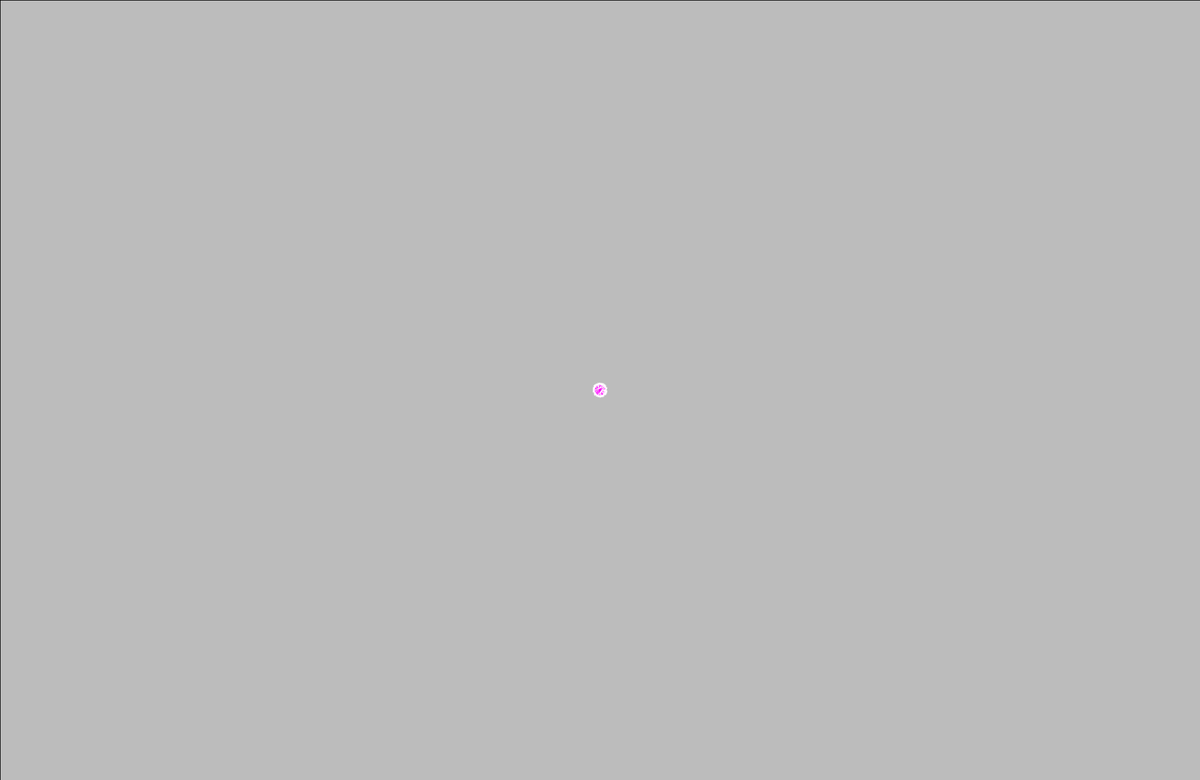
Frame 1 (no input)
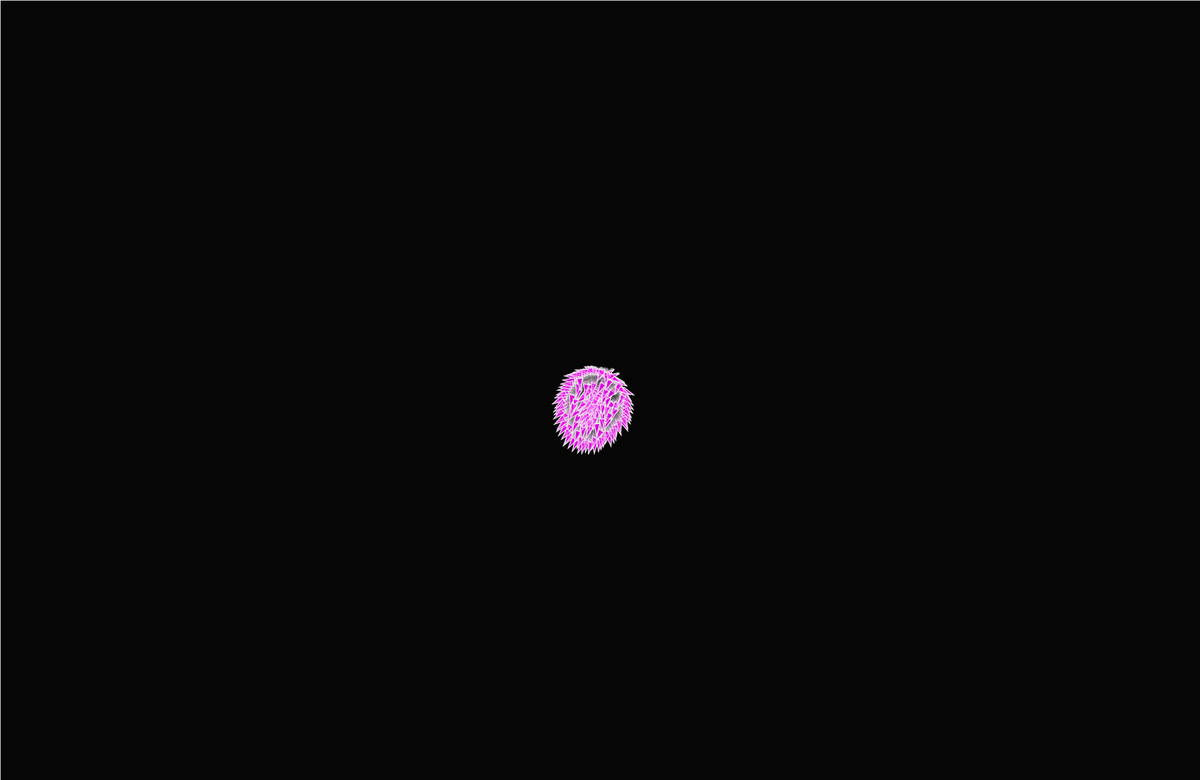
Frame 60 (the mouse pressed at the canvas centre just before this capture)
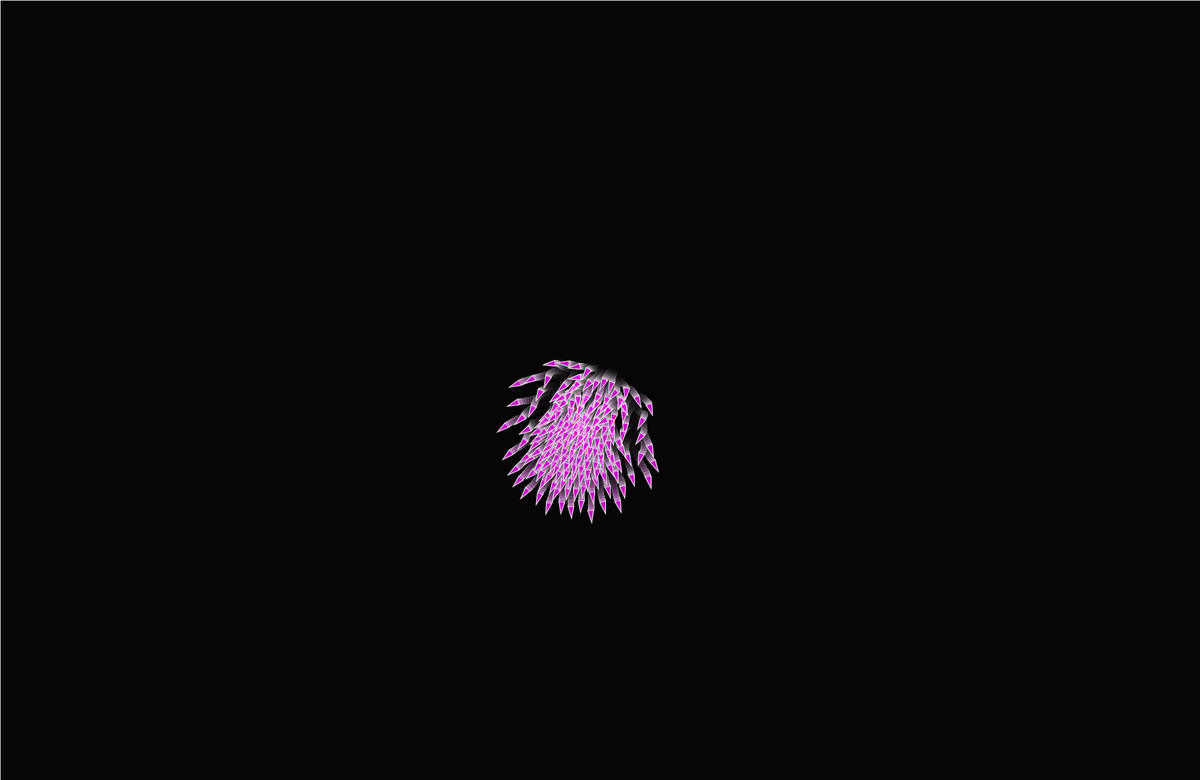
Frame 120 (the mouse held since frame 60 and released just before this capture)

The Processing sketch that drew these frames (run headless with seeded random() and noise(); from frame 60 on, the mouse is pressed at the canvas centre):

// Processing sketch: Boids
// ── Boids.pde
/* Ryan P
"Boids"

Source(s):Craig Reynolds, Daniel Shiffman

This program is free software: you can redistribute it and/or modify it under the terms of the GNU General Public License v3 as published by the Free Software Foundation
 */
import java.util.Iterator;
Flock flock;
int fadeValue=20;
int Burst = 30;

void setup() {
  smooth();
  frameRate(30);
  size(2000, 1300);
  flock = new Flock();
  // Add an initial set of boids into the system
  for (int i = 0; i < 150; i++) {
    flock.addBoid(new Boid(width/2,height/2));
  }
}

void draw() {
  //background(0);
  fill(0,fadeValue);
  rect(0,0,width,height);
  flock.run();
  if(keyCode == SHIFT) frameRate(200);
  else frameRate(30);
}

// Add a new boid into the System
void keyPressed(){
  if (keyCode==TAB) flock.addBoid(new Boid(mouseX,mouseY));
}

void mousePressed(){
  for (int i =0; i<Burst;i++) flock.addBoid(new Boid(mouseX,mouseY));
}

// ── Boid.pde
// The Boid class

class Boid {

  PVector position;
  PVector velocity;
  PVector acceleration;
  float r,lifeSpan;
  float maxforce;    // Maximum steering force
  float maxspeed;    // Maximum speed

    Boid(float x, float y) {
    acceleration = new PVector(0, 0);

    // Leaving the code temporarily this way so that this example runs in JS
    float angle = random(TWO_PI);
    velocity = new PVector(cos(angle), sin(angle));

    position = new PVector(x, y);
    r = 5;
    maxspeed = 2;
    maxforce = 0.03;
    
    lifeSpan=1000;
  }

  void run(ArrayList<Boid> boids) {
    flock(boids);
    update();
    borders();
    render();
  }

  void applyForce(PVector force) {
    // We could add mass here if we want A = F / M
    acceleration.add(force);
  }

  // We accumulate a new acceleration each time based on three rules
  void flock(ArrayList<Boid> boids) {
    PVector sep = separate(boids);   // Separation
    PVector ali = align(boids);      // Alignment
    PVector coh = cohesion(boids);   // Cohesion
    // Arbitrarily weight these forces
    sep.mult(1.5);
    ali.mult(1.0);
    coh.mult(1.0);
    // Add the force vectors to acceleration
    applyForce(sep);
    applyForce(ali);
    applyForce(coh);
  }

  // Method to update position
  void update() {
    // Update velocity
    velocity.add(acceleration);
    // Limit speed
    velocity.limit(maxspeed);
    position.add(velocity);
    // Reset accelertion to 0 each cycle
    acceleration.mult(0);
    
    lifeSpan-=1;
  }
  boolean Dead() {
    if (lifeSpan < -100) {
      return true;
    } else {
      return false;
    }
  }

  // A method that calculates and applies a steering force towards a target
  // STEER = DESIRED MINUS VELOCITY
  PVector seek(PVector target) {
    PVector desired = PVector.sub(target, position);  // A vector pointing from the position to the target
    // Scale to maximum speed
    desired.normalize();
    desired.mult(maxspeed);

    // Above two lines of code below could be condensed with new PVector setMag() method
    // Not using this method until Processing.js catches up
    // desired.setMag(maxspeed);

    // Steering = Desired minus Velocity
    PVector steer = PVector.sub(desired, velocity);
    steer.limit(maxforce);  // Limit to maximum steering force
    return steer;
  }

  void render() {
    // Draw a triangle rotated in the direction of velocity
    float theta = velocity.heading2D() + radians(90);
    // heading2D() above is now heading() but leaving old syntax until Processing.js catches up
    
    fill(map(lifeSpan,-100,1000,0,255),-map(lifeSpan,-100,1000,0,255) ,map(lifeSpan,-100,1000,0,255) , 100);
    stroke(map(lifeSpan,-100,1000,0,255));
    pushMatrix();
    translate(position.x, position.y);
    rotate(theta);
    beginShape(TRIANGLES);
    vertex(0, -r*2);
    vertex(-r, r*2);
    vertex(r, r*2);
    endShape();
    popMatrix();
  }

  // Wraparound
  void borders() {
    if (position.x < -r) position.x = width+r;
    if (position.y < -r) position.y = height+r;
    if (position.x > width+r) position.x = -r;
    if (position.y > height+r) position.y = -r;
  }

  // Separation
  // Method checks for nearby boids and steers away
  PVector separate (ArrayList<Boid> boids) {
    float desiredseparation = 25.0f;
    PVector steer = new PVector(0, 0, 0);
    int count = 0;
    // For every boid in the system, check if it's too close
    for (Boid other : boids) {
      float d = PVector.dist(position, other.position);
      // If the distance is greater than 0 and less than an arbitrary amount (0 when you are yourself)
      if ((d > 0) && (d < desiredseparation)) {
        // Calculate vector pointing away from neighbor
        PVector diff = PVector.sub(position, other.position);
        diff.normalize();
        diff.div(d);        // Weight by distance
        steer.add(diff);
        count++;            // Keep track of how many
      }
    }
    // Average -- divide by how many
    if (count > 0) {
      steer.div((float)count);
    }

    // As long as the vector is greater than 0
    if (steer.mag() > 0) {
      // First two lines of code below could be condensed with new PVector setMag() method
      // Not using this method until Processing.js catches up
      // steer.setMag(maxspeed);

      // Implement Reynolds: Steering = Desired - Velocity
      steer.normalize();
      steer.mult(maxspeed);
      steer.sub(velocity);
      steer.limit(maxforce);
    }
    return steer;
  }

  // Alignment
  // For every nearby boid in the system, calculate the average velocity
  PVector align (ArrayList<Boid> boids) {
    float neighbordist = 50;
    PVector sum = new PVector(0, 0);
    int count = 0;
    for (Boid other : boids) {
      float d = PVector.dist(position, other.position);
      if ((d > 0) && (d < neighbordist)) {
        sum.add(other.velocity);
        count++;
      }
    }
    if (count > 0) {
      sum.div((float)count);
      // First two lines of code below could be condensed with new PVector setMag() method
      // Not using this method until Processing.js catches up
      // sum.setMag(maxspeed);

      // Implement Reynolds: Steering = Desired - Velocity
      sum.normalize();
      sum.mult(maxspeed);
      PVector steer = PVector.sub(sum, velocity);
      steer.limit(maxforce);
      return steer;
    } 
    else {
      return new PVector(0, 0);
    }
  }

  // Cohesion
  // For the average position (i.e. center) of all nearby boids, calculate steering vector towards that position
  PVector cohesion (ArrayList<Boid> boids) {
    float neighbordist = 50;
    PVector sum = new PVector(0, 0);   // Start with empty vector to accumulate all positions
    int count = 0;
    for (Boid other : boids) {
      float d = PVector.dist(position, other.position);
      if ((d > 0) && (d < neighbordist)) {
        sum.add(other.position); // Add position
        count++;
      }
    }
    if (count > 0) {
      sum.div(count);
      return seek(sum);  // Steer towards the position
    } 
    else {
      return new PVector(0, 0);
    }
  }
}

// ── flock.pde
class Flock {
  ArrayList<Boid> boids; // An ArrayList for all the boids

  Flock() {
    boids = new ArrayList<Boid>(); // Initialize the ArrayList
    
  }

  void run() {
    
    Iterator <Boid> boidI = boids.iterator();
    while(boidI.hasNext()){
      Boid p = boidI.next();
      p.run(boids);
      if (p.Dead()) boidI.remove();
    }
    
    /*for (Boid b : boids) {
      b.run(boids);  // Passing the entire list of boids to each boid individually
      
    }*/
  }

  void addBoid(Boid b) {
    boids.add(b);
  }

}
